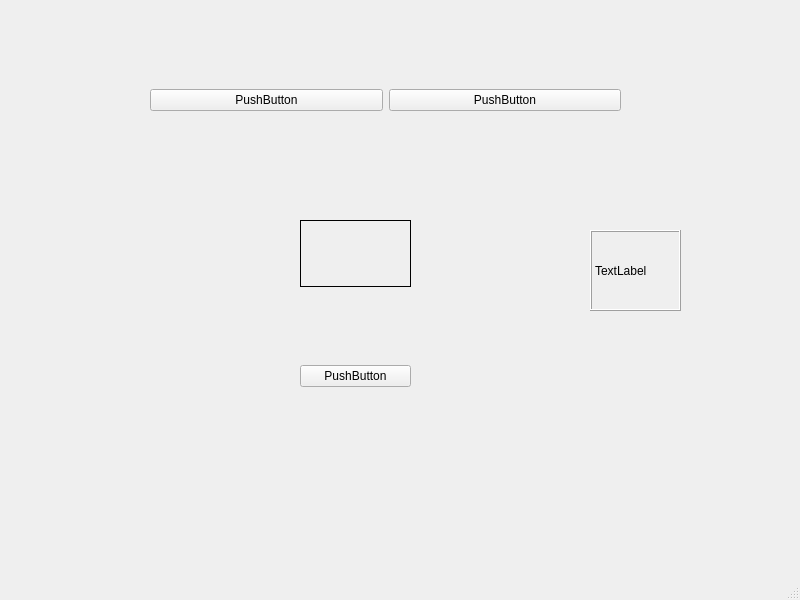
<?xml version="1.0" encoding="UTF-8"?>
<ui version="4.0">
 <class>MainWindow</class>
 <widget class="QMainWindow" name="MainWindow">
  <property name="geometry">
   <rect>
    <x>0</x>
    <y>0</y>
    <width>800</width>
    <height>600</height>
   </rect>
  </property>
  <property name="windowTitle">
   <string>MainWindow</string>
  </property>
  <widget class="QWidget" name="centralwidget">
   <widget class="QWidget" name="horizontalLayoutWidget">
    <property name="geometry">
     <rect>
      <x>150</x>
      <y>40</y>
      <width>471</width>
      <height>121</height>
     </rect>
    </property>
    <layout class="QHBoxLayout" name="horizontalLayout">
     <item>
      <widget class="QPushButton" name="pushButton_2">
       <property name="text">
        <string>PushButton</string>
       </property>
      </widget>
     </item>
     <item>
      <widget class="QPushButton" name="pushButton_3">
       <property name="text">
        <string>PushButton</string>
       </property>
      </widget>
     </item>
    </layout>
   </widget>
   <widget class="QWidget" name="gridLayoutWidget">
    <property name="geometry">
     <rect>
      <x>300</x>
      <y>220</y>
      <width>227</width>
      <height>167</height>
     </rect>
    </property>
    <layout class="QGridLayout" name="gridLayout">
     <item row="1" column="1">
      <widget class="QLabel" name="label_4">
       <property name="text">
        <string/>
       </property>
       <property name="pixmap">
        <pixmap>img/card1.png</pixmap>
       </property>
      </widget>
     </item>
     <item row="0" column="1">
      <widget class="QLabel" name="label_2">
       <property name="text">
        <string/>
       </property>
       <property name="pixmap">
        <pixmap>img/card2.png</pixmap>
       </property>
      </widget>
     </item>
     <item row="0" column="0">
      <widget class="QLabel" name="label">
       <property name="mouseTracking">
        <bool>true</bool>
       </property>
       <property name="frameShape">
        <enum>QFrame::Box</enum>
       </property>
       <property name="text">
        <string/>
       </property>
      </widget>
     </item>
     <item row="1" column="0">
      <widget class="QLabel" name="label_3">
       <property name="text">
        <string/>
       </property>
       <property name="pixmap">
        <pixmap>img/card4.png</pixmap>
       </property>
      </widget>
     </item>
     <item row="2" column="0">
      <widget class="QPushButton" name="pushButton">
       <property name="text">
        <string>PushButton</string>
       </property>
      </widget>
     </item>
    </layout>
   </widget>
   <widget class="QLabel" name="mousePressChecker">
    <property name="geometry">
     <rect>
      <x>590</x>
      <y>230</y>
      <width>91</width>
      <height>81</height>
     </rect>
    </property>
    <property name="frameShape">
     <enum>QFrame::Box</enum>
    </property>
    <property name="frameShadow">
     <enum>QFrame::Raised</enum>
    </property>
    <property name="text">
     <string>TextLabel</string>
    </property>
   </widget>
  </widget>
  <widget class="QMenuBar" name="menubar">
   <property name="geometry">
    <rect>
     <x>0</x>
     <y>0</y>
     <width>800</width>
     <height>22</height>
    </rect>
   </property>
  </widget>
  <widget class="QStatusBar" name="statusbar"/>
 </widget>
 <resources/>
 <connections/>
</ui>
